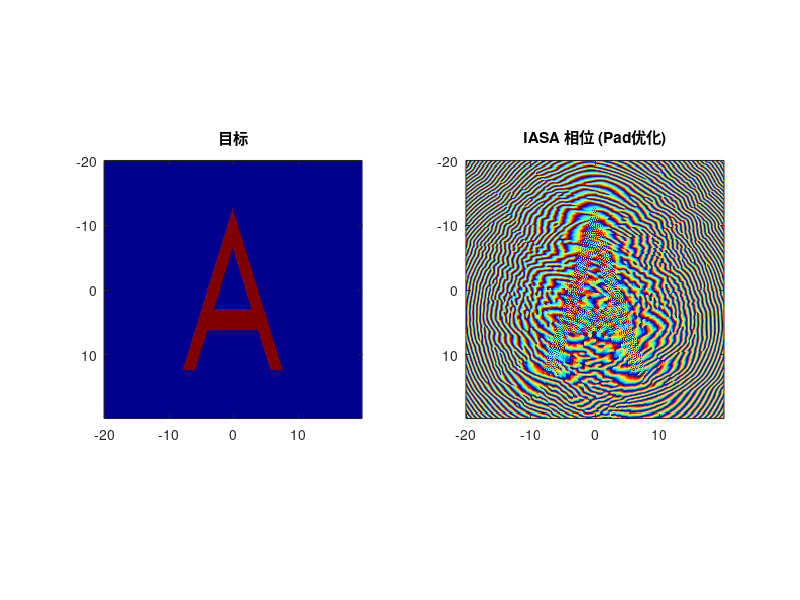
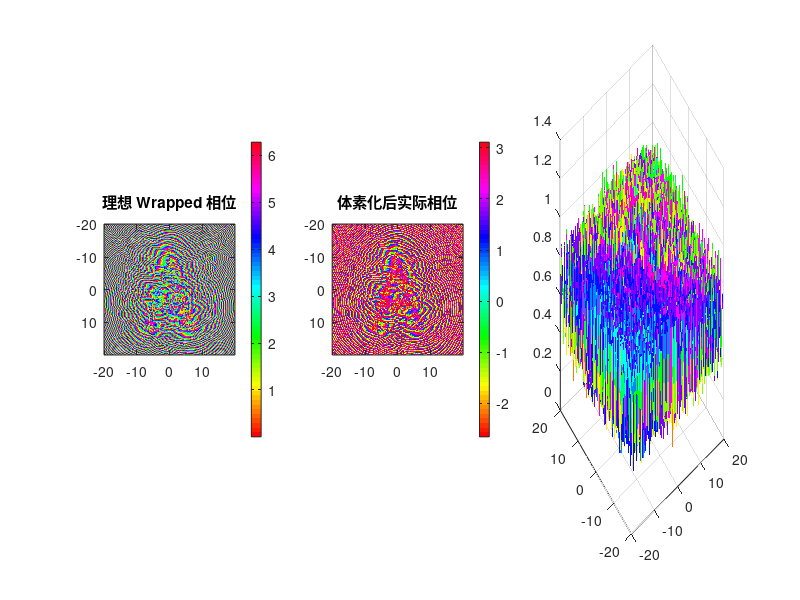

These charts were generated, in order, by the following MATLAB code: (Note: this script raises an error after producing the figures.)
clear; close all; clc;
%% 1. 网格及参数设定 (完全保持原样)
Nx = 256; 
Lx = 40e-3;
Ny = Nx; Ly = Lx;
System_Offset = 2.03e-3;
z_target_dist = 20e-3; % 目标距离
%z_target_dist = z_target_dist+System_Offset;
f0 = 4.0e6;
c_water = 1480; 
c_board = 2430; 
density_water = 997;
density_board = 1100; 
lambda_water = c_water / f0;
dx = Lx / Nx; 
dy = dx; 
Nz = 128;      
Lz = 10e-3;
dz = Lz/Nz; 
x = (-Nx/2 : Nx/2-1) * dx;
fprintf('网格尺寸: %d x %d x %d, dx=%.4f mm\n', Nx, Ny, Nz, dx*1e3);

%% 2. 目标定义 (保持原样)
fprintf('目标图案定义\n');
imag_target = zeros(Nx, Ny);
h_A = 160;       % 高度
w_base = 100;    % 底部宽度
thickness = 22;  % 粗细
bar_pos = 50;    % 横高
bar_width = 20;  % 横宽
cx = round(Nx/2); 
cy = round(Ny/2);
x_top = cx - h_A/2;
x_bottom = cx + h_A/2;
slope = h_A / (w_base/2);
[Y_grid, X_grid] = meshgrid(1:Ny, 1:Nx);
dx_outer = X_grid - x_top;
dy_abs = abs(Y_grid - cy);
width_at_x = dx_outer / slope;
mask_outer = (dx_outer >= 0) & (dx_outer <= h_A) & (dy_abs <= width_at_x);
x_top_inner = x_top + thickness * 1.8; % 视觉调整系数，保证厚度适中
dx_inner = X_grid - x_top_inner;
width_inner_at_x = dx_inner / slope;
mask_inner_cone = (dx_inner >= 0) & (dy_abs <= width_inner_at_x); 
% 横杠
x_bar_start = x_bottom - bar_pos - bar_width/2;
x_bar_end   = x_bottom - bar_pos + bar_width/2;
mask_bar = (X_grid >= x_bar_start) & (X_grid <= x_bar_end);
%组合逻辑
imag_target = mask_outer & (~mask_inner_cone | mask_bar);
imag_target = double(imag_target > 0.5);

%% 3. IASA 迭代 (保持原样)
fprintf('运行 IASA (引入 Padding 和 乘性权重优化)...\n');
pad_factor = 2; 
Nx_pad = Nx * pad_factor; 
Ny_pad = Ny * pad_factor;
Lx_pad = Lx * pad_factor;
dk_pad = 2 * pi / Lx_pad;
kx_pad = (-Nx_pad/2 : Nx_pad/2-1) * dk_pad;
[Kx_pad, Ky_pad] = meshgrid(kx_pad, kx_pad);

k_water = 2 * pi / lambda_water;
Kz_sq = k_water^2 - Kx_pad.^2 - Ky_pad.^2;
Kz_sq(Kz_sq < 0) = 0; 
H_forward = exp(1i * sqrt(Kz_sq) * z_target_dist); 
H_backward = exp(-1i * sqrt(Kz_sq) * z_target_dist); 
rng(9426);
board_phase_pad = zeros(Nx_pad, Ny_pad);
board_phase_pad(Nx/2+1:Nx/2+Nx, Ny/2+1:Ny/2+Ny) = exp(1i * rand(Nx, Nx) * 2 * pi);

target_pad = zeros(Nx_pad, Ny_pad);
target_pad(Nx/2+1:Nx/2+Nx, Ny/2+1:Ny/2+Ny) = imag_target;
weight_pad = target_pad * 1.5; 
mask_roi = (target_pad > 0.5);     
mask_dark = (target_pad < 0.5);    

epoch = 150; 
for i = 1:epoch
    U_source = zeros(Nx_pad, Ny_pad);
    center_phase = angle(board_phase_pad(Nx/2+1:Nx/2+Nx, Ny/2+1:Ny/2+Ny));
    U_source(Nx/2+1:Nx/2+Nx, Ny/2+1:Ny/2+Ny) = 1.0 .* exp(1i * center_phase);
    
    A_source = fftshift(fft2(ifftshift(U_source)));
    A_target = A_source .* H_forward;
    U_target = fftshift(ifft2(ifftshift(A_target)));
    
    rec_amp = abs(U_target);
    peak_val = max(rec_amp(mask_roi)); 
    if peak_val == 0, peak_val = max(rec_amp(:)); end
    rec_amp_norm = rec_amp / peak_val;
    
    if i > 5
        beta = 0.8; 
        correction = (target_pad(mask_roi) ./ (rec_amp_norm(mask_roi) + 1e-6)) .^ beta;
        weight_pad(mask_roi) = weight_pad(mask_roi) .* correction;
        weight_pad(weight_pad > 10) = 10;
        weight_pad(mask_dark) = 0;
    end
    current_weight = weight_pad; 
    U_target_constrained = weight_pad .* exp(1i * angle(U_target));
    A_target_cons = fftshift(fft2(ifftshift(U_target_constrained)));
    A_source_cons = A_target_cons .* H_backward;
    U_source_new = fftshift(ifft2(ifftshift(A_source_cons)));
    
    board_phase_pad = U_source_new;
end

holo_phase = angle(board_phase_pad(Nx/2+1:Nx/2+Nx, Ny/2+1:Ny/2+Ny));
figure(1);
subplot(1,2,1); imagesc(x*1e3, x*1e3, imag_target); axis image; colormap gray; title('目标');
subplot(1,2,2); imagesc(x*1e3, x*1e3, holo_phase); axis image; colormap jet; title('IASA 相位 (Pad优化)');

%% === [修改部分 Start] 相位转厚度与体素化优化 ===
fprintf('进行物理厚度构建与体素化优化...\n');

% 1. 严格的 0 到 2*pi 相位映射
phase_wrapped = mod(holo_phase, 2*pi); 

% 2. 计算理想物理厚度
k_board_val = 2 * pi * f0 / c_board;
k_water_val = 2 * pi * f0 / c_water;
k_diff = abs(k_water_val - k_board_val); 
thickness_ideal = phase_wrapped / k_diff;

% 3. [关键优化] 亚波长平滑 (Anti-aliasing)
% 适度平滑有助于减弱 FDTD 阶梯网格带来的非物理高频散射
% 必须在转化为厚度且 Wrapped 后进行，保留宏观跳变但软化微观锯齿
thickness_map = imgaussfilt(thickness_ideal, 0.5); 
min_base = 2 * dz; % 基底支撑
thickness_map = thickness_map + min_base;

% 4. 严格体素化
net_num_board = round(thickness_map / dz);
actual_thickness = net_num_board * dz;

% 5. [修正] 反算并对齐相位误差 (消除假警报)
actual_phase_imparted = mod(actual_thickness * k_diff, 2*pi);
complex_diff = exp(1i * actual_phase_imparted) ./ exp(1i * phase_wrapped);
global_offset = angle(mean(complex_diff(:))); % 剔除基底造成的常数相位偏移
phase_aligned = angle(exp(1i * (actual_phase_imparted - global_offset)));

% 计算真正的量化误差
phase_error = abs(angle(exp(1i * (phase_aligned - phase_wrapped))));
mean_phase_error = mean(phase_error(:));

fprintf(' -> 真实的平均相位量化误差: %.4f Rad (%.1f 度)\n', mean_phase_error, mean_phase_error*180/pi);

figure(11); clf;
set(gcf, 'Position', [100, 100, 1200, 400]);
subplot(1,3,1); imagesc(x*1e3, x*1e3, phase_wrapped); axis image; colormap hsv; colorbar; title('理想 Wrapped 相位');
subplot(1,3,2); imagesc(x*1e3, x*1e3, phase_aligned); axis image; colormap hsv; colorbar; title('体素化后实际相位');
subplot(1,3,3); surf(x*1e3, x*1e3, actual_thickness*1e3); shading flat; colormap parula; title('构建的 3D 透镜厚度'); view(2); colorbar;

%% k-Wave 介质建模 (包含透镜构建)
fprintf('仿真环境与实体介质构建\n');
kgrid = kWaveGrid(Nx, dx, Ny, dy, Nz, dz);

medium.sound_speed = c_water * ones(Nx, Ny, Nz);
medium.density = density_water * ones(Nx, Ny, Nz);
medium.alpha_coeff = 0.002 * ones(Nx, Ny, Nz); 
medium.alpha_power = 1.5;

pml_size = 10;
source_z_idx = pml_size + 5;
z_board_stat_idx = source_z_idx + 2;

fprintf('将透镜写入 3D 网格...\n');
for i = 1:Nx
    for j = 1:Ny
        n_layers = net_num_board(i, j);
        if n_layers > 0
            z_start = z_board_stat_idx;
            z_end = z_board_stat_idx + n_layers - 1;
            
            medium.sound_speed(i, j, z_start:z_end) = c_board;
            
            % [物理排错开关] 
            % 如果你想测试画质下降是否是由材料反射造成的，
            % 可以注释掉第一行，打开第二行（强行匹配水和树脂的声学阻抗）
            medium.density(i, j, z_start:z_end) = density_board; 
            % medium.density(i, j, z_start:z_end) = (c_water * density_water) / c_board; 
            
            % 树脂的声学衰减
            medium.alpha_coeff(i, j, z_start:z_end) = 1.0; 
        end
    end
end
thickest = max(net_num_board(:)) * dz;
% === [修改部分 End] ===
%% 时间 (保持原样)
fprintf('时间设置\n');
cfl = 0.3;
t_end = (Lz * 1.5) / c_water; 
kgrid.makeTime(medium.sound_speed, cfl, t_end); 

%% 6. 声源定义 
% === [修改部分 Start] 恢复为平面波声源 ===
% 原逻辑直接加了相位，这里因为已经有物理透镜，必须使用无相位的平面波
source.p_mask = zeros(Nx, Ny, Nz);
source.p_mask(:, :, source_z_idx) = 1; 
fprintf('构建平面波声源 (相位由物理透镜调制)\n');
t_vec = kgrid.t_array;
source_sig = sin(2 * pi * f0 * t_vec); % 纯正弦波

% 加一个简单的斜坡窗减少瞬态冲击
ramp_pts = round(2 / f0 / kgrid.dt); 
window = [linspace(0,1,ramp_pts), ones(1, kgrid.Nt-ramp_pts)];
source.p = source_sig .* window;
source.p_mode = 'dirichlet';
% === [修改部分 End] ===

%% 7. Sensor 放置
% === [修改部分 Start] 同时放置出口平面与目标平面的Sensor ===
fprintf('sensor设置\n');
sensor.mask = zeros(Nx, Ny, Nz);

% 1. 记录出口平面 (用于校验透镜转换质量)
z_board_exit_idx = z_board_stat_idx + round(thickest/dz) + 1;
sensor.mask(:, :, z_board_exit_idx) = 1;

% 2. 记录目标平面 (用于量化评估)
% target_plane_idx = z_board_exit_idx + round(z_target_dist / dz);
% sensor.mask(:, :, target_plane_idx) = 1;

sensor.record = {'p'}; 
sensor.record_start_index = kgrid.Nt - round(3/f0/kgrid.dt);
fprintf('  - 出口校验面 Z Index: %d\n', z_board_exit_idx);
% === [修改部分 End] ===

%% 8. 仿真 (保持原样)
fprintf('仿真开始\n');
input_args = {
    'PMLInside', true, ...
    'PMLSize', 10, ...
    'PlotPML', false, ...
    'PlotSim', false, ...
    'DataCast', 'gpuArray-single' 
};
try
    sensor_data = kspaceFirstOrder3D(kgrid, medium, source, sensor, input_args{:});
catch
    disp('GPU 失败，切换 CPU...');
    input_args = input_args(1:end-2);
    sensor_data = kspaceFirstOrder3D(kgrid, medium, source, sensor, input_args{:});
end

%% 9. 数据处理 
% === [修改部分 Start] 恢复FFT处理，同时输出相位图和声压图 ===
if isfield(sensor_data, 'p')
    fprintf('处理结果 (FFT提取复振幅)\n');
    p_raw = gather(sensor_data.p); 
    [~, Nt_rec] = size(p_raw);
    
    % FFT 计算基频分量
    p_fft = fft(p_raw, [], 2);
    [~, f_idx] = min(abs( (0:Nt_rec-1)/Nt_rec/kgrid.dt - f0 ));
    p_complex = p_fft(:, f_idx);
    
    % 还原为 3D 场数据
    p_field_3d = zeros(Nx, Ny, Nz);
    mask_indices = find(sensor.mask);
    p_field_3d(mask_indices) = p_complex;

    % ----- 1. 出口相位校验与作图 -----
    sim_exit_complex = p_field_3d(:, :, z_board_exit_idx);
    sim_exit_phase_raw = angle(sim_exit_complex);
    
    % 复数域相位对齐以消除传播造成的全局相位差
    complex_diff = exp(1i * sim_exit_phase_raw) ./ exp(1i * holo_phase);
    global_phase_offset = angle(mean(complex_diff(:)));
    sim_exit_phase_aligned = angle(exp(1i * (sim_exit_phase_raw - global_phase_offset)));

    phase_error_sim = angle(exp(1i * (sim_exit_phase_aligned - holo_phase)));
    mean_error_sim_rad = mean(abs(phase_error_sim(:)));

    figure(5); clf;
    set(gcf, 'Position', [100, 100, 1000, 400]);
    subplot(1,3,1); imagesc(x*1e3, x*1e3, holo_phase); axis image; colormap hsv; clim([-pi, pi]); title('1. 设计相位 (IASA)');
    subplot(1,3,2); imagesc(x*1e3, x*1e3, sim_exit_phase_aligned); axis image; colormap hsv; clim([-pi, pi]); title('2. 物理透镜出口相位');
    phase_error = angle(exp(1i * (sim_exit_phase_aligned - holo_phase)));
    subplot(1,3,3); imagesc(x*1e3, x*1e3, abs(phase_error)); axis image; colormap gray; clim([0, 1]); colorbar; title('3. 差异残差 (黑=完美)');
    title(sprintf('3. 差异残差 (平均: %.2f Rad)', mean_error_sim_rad));
    sgtitle('物理厚度构建质量校验');

    % ----- 2. 目标平面提取与作图 -----
    % img_recon = abs(p_field_3d(:, :, target_plane_idx));
    % img_recon = img_recon / max(img_recon(:)); % 归一化
    % 
    % figure(6); clf;
    % set(gcf, 'Position', [100, 100, 1000, 400]);
    % subplot(1,3,1); imagesc(x*1e3, x*1e3, imag_target); axis image; colormap gray; title('原始目标'); xlabel('mm');
    % subplot(1,3,2); imagesc(x*1e3, x*1e3, img_recon); axis image; colormap jet; title('k-Wave 实体透镜聚焦重建'); xlabel('mm');
    % subplot(1,3,3);
    % center_row = round(Nx/2);
    % plot(x*1e3, imag_target(center_row, :), 'k--', 'LineWidth', 1.5); hold on;
    % plot(x*1e3, img_recon(center_row, :), 'r-', 'LineWidth', 1.5);
    % legend('Target', 'Simulated'); title('中心剖面线'); grid on; xlabel('mm');
end
% === [修改部分 End] ===

%% 10. 量化评估 (保持原逻辑，仅微调打印格式防报错)
% fprintf('计算量化指标...\n');
% R = double(imag_target);                 
% A = double(img_recon);                   
% R = (R - min(R(:))) / (max(R(:)) - min(R(:)));
% A = (A - min(A(:))) / (max(A(:)) - min(A(:)));
% 
% R_mean = mean(R(:));
% A_mean = mean(A(:));
% numerator = sum(sum((R - R_mean) .* (A - A_mean)));
% denominator = sqrt(sum(sum((R - R_mean).^2)) * sum(sum((A - A_mean).^2)));
% val_corr = numerator / denominator;
% 
% val_nmse = sum(sum((R - A).^2)) / sum(sum(R.^2));
% 
% mse = mean((R(:) - A(:)).^2);
% A_max = max(A(:)); 
% if mse == 0
%     val_psnr = Inf;
% else
%     val_psnr = 20 * log10(A_max / sqrt(mse));
% end
% 
% try
%     val_ssim = ssim(A, R);
% catch
%     val_ssim = NaN; 
%     warning('SSIM 计算需要 Image Processing Toolbox');
% end

fprintf('========================================\n');
fprintf('IASA参数:\n');
fprintf('迭代数: %d\n', epoch);
fprintf('\n');

fprintf('========================================\n');
fprintf('仿真参数:\n');
fprintf('目标平面距离: %.4f\n', z_target_dist);
fprintf('完美匹配层大小: %d 格\n', pml_size); % 修改了这里的单位防报错
fprintf('source位置 Z Index: %d\n', source_z_idx); % 修改了格式防报错
% fprintf('目标平面位置 Z Index: %d\n', target_plane_idx);
fprintf('\n');

fprintf('========================================\n');
fprintf(' -> 平均相位量化误差: %.4f Rad (%.1f 度)\n', mean_phase_error, mean_phase_error*180/pi);
if mean_phase_error > 0.5
    warning('体素化误差过大！建议减小 dz (提高网格分辨率)！');
end
% fprintf('图像重建质量评估 (实体透镜仿真):\n');
% fprintf('Correlation (接近1越好): %.4f\n', val_corr);
% fprintf('NMSE        (越低越好) : %.4f\n', val_nmse);
% fprintf('PSNR        (越高越好) : %.2f dB\n', val_psnr);
% fprintf('SSIM        (接近1越好): %.4f\n', val_ssim);
